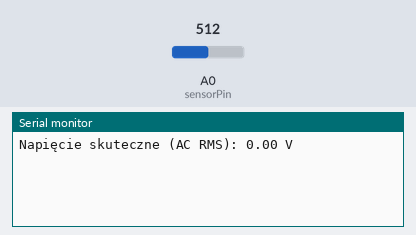
Bench run of a sketch on a simulated Arduino Uno, built with avr-gcc and run on an emulated ATmega328P. On the bench: the last lines printed to the serial monitor. Inputs (shaded band) come from the test bench; at power-on: A0 (sensorPin) = 512.

Above: at 1.2 s.
1.3 s: A0 (sensorPin) set to 716
At 2.5 s:
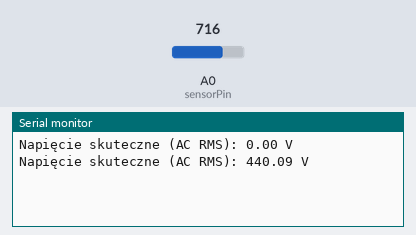
2.8 s: A0 (sensorPin) set to 900
At 3.8 s:
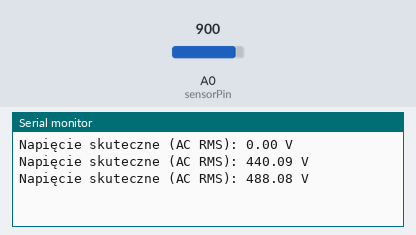
Timing chart, 0 to 5.8 s (numbered marks = the images above; inputs shaded):
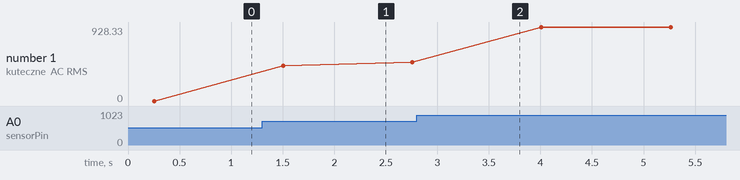

The sketch:

zmpt101b_v2.ino
```cpp
const int sensorPin = A0;
const float adcReferenceVoltage = 5.0; // napięcie odniesienia ADC (np. 5V)
const int adcResolution = 1024;        // rozdzielczość ADC (10 bitów)
const float calibrationFactor = 490.0; // <- KALIBRACJA: dostosuj, aby uzyskać prawidłowe napięcie (np. 230V)


void setup() {
  Serial.begin(9600);
}

void loop() {
  const int sampleCount = 1000;
  float sumSquares = 0;
  float offset = adcReferenceVoltage / 2.0; // napięcie odniesienia (środek sygnału AC)

  for (int i = 0; i < sampleCount; i++) {
    int adcValue = analogRead(sensorPin);
    float voltage = (adcValue * adcReferenceVoltage) / adcResolution;
    float centeredVoltage = voltage - offset;
    sumSquares += centeredVoltage * centeredVoltage;
    delayMicroseconds(100); // próbkuj co 100µs (ok. 10kHz)
  }

  float meanSquare = sumSquares / sampleCount;
  float rmsVoltage = sqrt(meanSquare);
  float acVoltage = rmsVoltage * calibrationFactor;

  Serial.print("Napięcie skuteczne (AC RMS): ");
  Serial.print(acVoltage, 2);
  Serial.println(" V");

  delay(1000);
}
```

Measured:
- after the input at 1.3 s, the serial monitor: prints a new line after 0.20 s (image 1)
- plotted number 1: 0 → 488.08 after the input at 1.3 s, 488.08 → 928.33 after the input at 2.8 s
